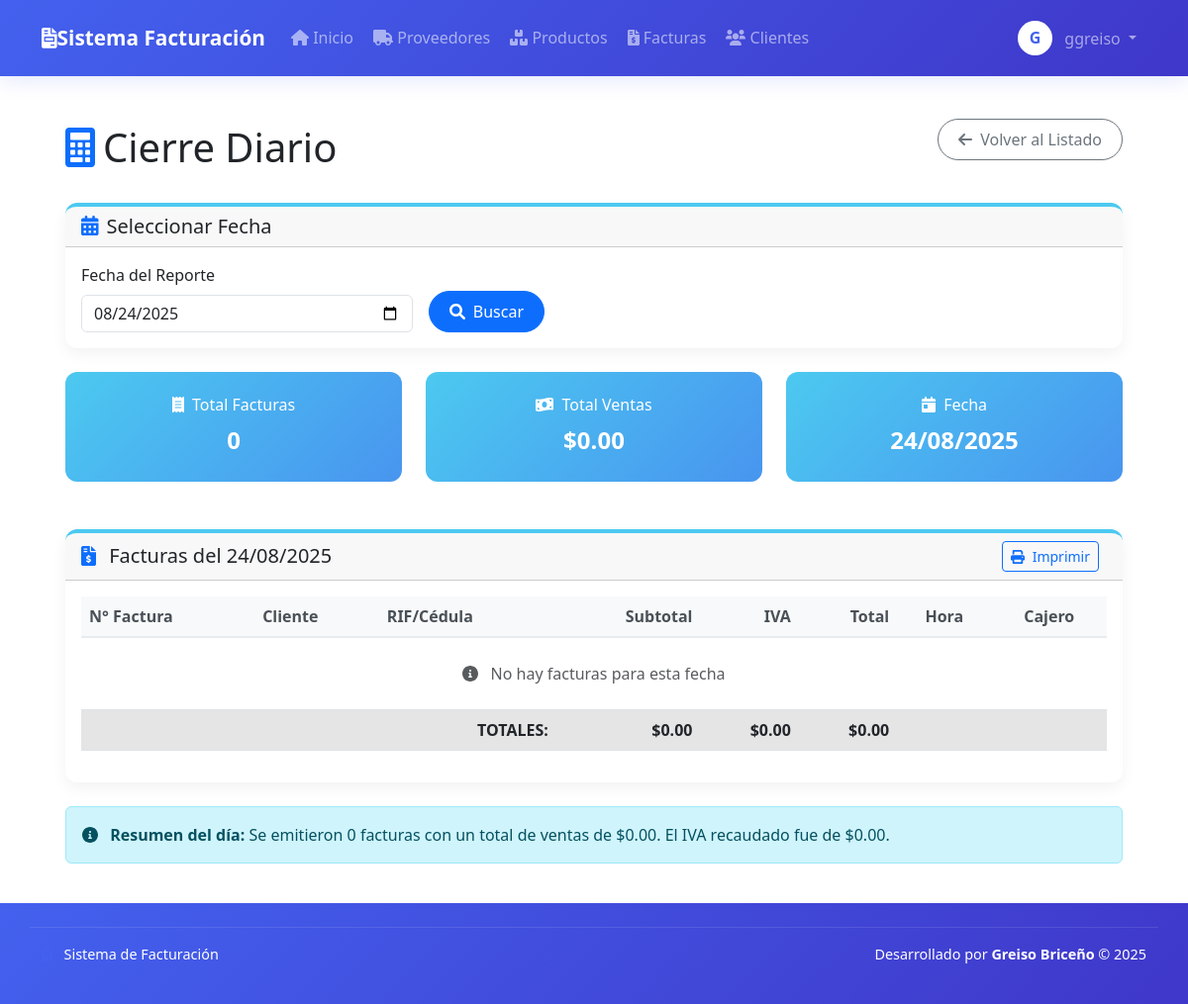
Page /facturacion/modules/invoices/cierre_diario.php?date=2025-08-24 (signed in) on the earlier database version.
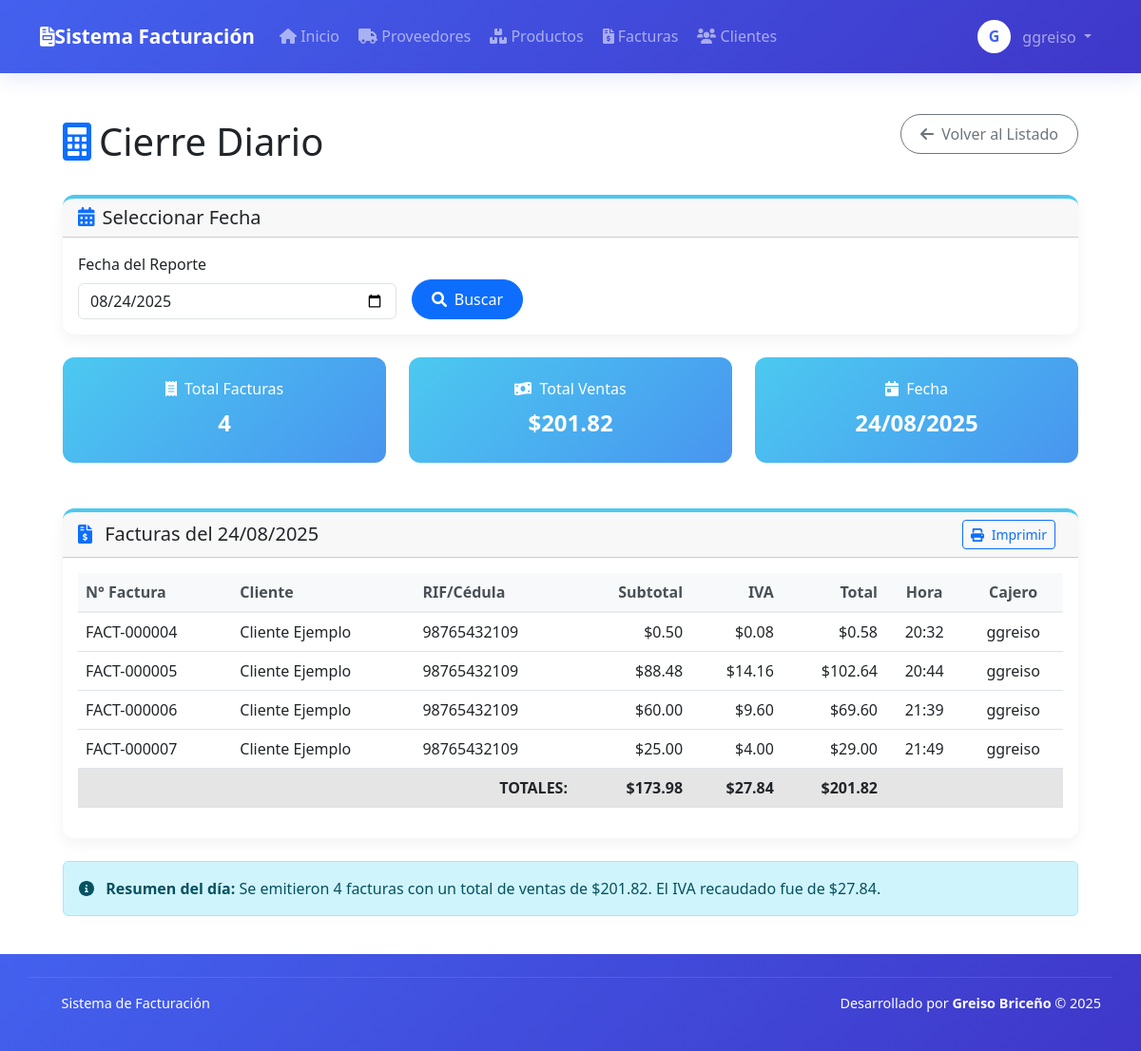
Same page on the later database version.
### tables this page shows
CREATE TABLE `invoices` (
  `id` int(11) NOT NULL,
  `invoice_number` varchar(20) NOT NULL,
  `client_id` int(11) NOT NULL,
  `date` date NOT NULL,
  `subtotal` decimal(10,2) NOT NULL,
  `tax` decimal(10,2) NOT NULL,
  `total` decimal(10,2) NOT NULL,
  `user_id` int(11) NOT NULL,
  `updated_by` int(11) DEFAULT NULL,
  `action_type` enum('created','updated','deleted') DEFAULT 'created',
  `status` varchar(20) NOT NULL DEFAULT 'pending',
  `created_at` timestamp NOT NULL DEFAULT CURRENT_TIMESTAMP,
  `updated_at` timestamp NULL DEFAULT NULL ON UPDATE CURRENT_TIMESTAMP
);

CREATE TABLE `clients` (
  `id` int(11) NOT NULL,
  `name` varchar(100) NOT NULL,
  `ruc` varchar(20) DEFAULT NULL,
  `address` text,
  `phone` varchar(20) DEFAULT NULL,
  `email` varchar(100) DEFAULT NULL,
  `created_at` timestamp NOT NULL DEFAULT CURRENT_TIMESTAMP,
  `updated_at` timestamp NULL DEFAULT NULL ON UPDATE CURRENT_TIMESTAMP,
  `created_by` int(11) DEFAULT NULL,
  `updated_by` int(11) DEFAULT NULL,
  `action_type` enum('created','updated','deleted') DEFAULT 'created'
);

CREATE TABLE `users` (
  `id` int(11) NOT NULL,
  `username` varchar(50) NOT NULL,
  `password` varchar(255) NOT NULL,
  `role` varchar(20) NOT NULL DEFAULT 'user',
  `created_at` timestamp NOT NULL DEFAULT CURRENT_TIMESTAMP
);

### facturacion/modules/invoices/cierre_diario.php (the view, shortened to what the changed rows need)
<?php
$report_date = isset($_GET['date']) ? $_GET['date'] : date('Y-m-d');
$sql = "SELECT i.*, c.name as client_name, c.ruc as client_ruc,
               u.username as cashier_name
        FROM invoices i
        LEFT JOIN clients c ON i.client_id = c.id
        LEFT JOIN users u ON i.user_id = u.id
        WHERE i.date = ?
        ORDER BY i.created_at ASC";
$stmt = $conn->prepare($sql);
$stmt->bind_param("s", $report_date);
$stmt->execute();
$invoices = $stmt->get_result()->fetch_all(MYSQLI_ASSOC);
$total_facturas = count($invoices);
$total_ventas = 0;
$total_iva = 0;
$total_subtotal = 0;
foreach ($invoices as $invoice) {
    $total_ventas += $invoice['total'];
    $total_iva += $invoice['tax'];
    $total_subtotal += $invoice['subtotal'];
}
require_once dirname(__DIR__, 2) . '/includes/header.php';
?>
<div class="container-fluid px-4">
    <div class="d-flex justify-content-between align-items-center mb-4">
        <h1 class="mt-4"><i class="fas fa-calculator me-2 text-primary"></i>Cierre Diario</h1>
    </div>
    <?php if ($report_date): ?>
    <div class="row mb-4">
        <div class="col-md-4">
            <div class="summary-card text-center">
                <h6><i class="fas fa-receipt me-1"></i> Total Facturas</h6>
                <div class="summary-value"><?= $total_facturas ?></div>
            </div>
        </div>
        <div class="col-md-4">
            <div class="summary-card text-center">
                <h6><i class="fas fa-money-bill-wave me-1"></i> Total Ventas</h6>
                <div class="summary-value">$<?= number_format($total_ventas, 2) ?></div>
            </div>
        </div>
        <div class="col-md-4">
            <div class="summary-card text-center">
                <h6><i class="fas fa-calendar-day me-1"></i> Fecha</h6>
                <div class="summary-value"><?= date('d/m/Y', strtotime($report_date)) ?></div>
            </div>
        </div>
    </div>
    <div class="card card-module mb-4">
        <div class="card-header card-header-module d-flex justify-content-between align-items-center">
            <h5 class="card-title mb-0">
                <i class="fas fa-file-invoice-dollar me-2 text-primary"></i>
                Facturas del <?= date('d/m/Y', strtotime($report_date)) ?>
            </h5>
            <div class="no-print">
                <button onclick="window.print()" class="btn btn-sm btn-outline-primary me-2">
                    <i class="fas fa-print me-1"></i> Imprimir
                </button>
            </div>
        </div>
        <div class="card-body">
            <div class="table-responsive">
                <table class="table table-module">
                    <thead>
                        <tr>
                            <th>N° Factura</th>
                            <th>Cliente</th>
                            <th>RIF/Cédula</th>
                            <th class="text-end">Subtotal</th>
                            <th class="text-end">IVA</th>
                            <th class="text-end">Total</th>
                            <th class="text-center">Hora</th>
                            <th class="text-center">Cajero</th>
                        </tr>
                    </thead>
                    <tbody>
                        <?php if (empty($invoices)): ?>
                            <tr>
                                <td colspan="8" class="text-center py-4 text-muted">
                                    <i class="fas fa-info-circle me-2"></i> No hay facturas para esta fecha
                                </td>
                            </tr>
                        <?php else: ?>
                            <?php foreach ($invoices as $invoice): ?>
                            <tr>
                                <td><?= $invoice['invoice_number'] ?></td>
                                <td><?= htmlspecialchars($invoice['client_name']) ?></td>
                                <td><?= $invoice['client_ruc'] ?></td>
                                <td class="text-end">$<?= number_format($invoice['subtotal'], 2) ?></td>
                                <td class="text-end">$<?= number_format($invoice['tax'], 2) ?></td>
                                <td class="text-end">$<?= number_format($invoice['total'], 2) ?></td>
                                <td class="text-center"><?= date('H:i', strtotime($invoice['created_at'])) ?></td>
                                <td class="text-center"><?= $invoice['cashier_name'] ?></td>
                            </tr>
                            <?php endforeach; ?>
                        <?php endif; ?>
                    </tbody>
                    <tfoot>
                        <tr class="table-active">
                            <th colspan="3" class="text-end">TOTALES:</th>
                            <th class="text-end">$<?= number_format($total_subtotal, 2) ?></th>
                            <th class="text-end">$<?= number_format($total_iva, 2) ?></th>
                            <th class="text-end">$<?= number_format($total_ventas, 2) ?></th>
                            <th colspan="2"></th>
                        </tr>
                    </tfoot>
                </table>
            </div>
        </div>
    </div>
    <div class="row no-print">
        <div class="col-12">
            <div class="alert alert-info">
                <i class="fas fa-info-circle me-2"></i>
                <strong>Resumen del día:</strong> Se emitieron <?= $total_facturas ?> facturas con un total de ventas de $<?= number_format($total_ventas, 2) ?>.
                El IVA recaudado fue de $<?= number_format($total_iva, 2) ?>.
            </div>
        </div>
    </div>
    <?php endif; ?>
</div>
<?php
require_once dirname(__DIR__, 2) . '/includes/footer.php';
?>

Differences in the rows shown:
added invoices: invoice_number "FACT-000004", client.name "Cliente Ejemplo", client.ruc "98765432109", subtotal "0.50", tax "0.08", total "0.58", created_at "20:32", user.username "ggreiso"
added invoices: invoice_number "FACT-000005", client.name "Cliente Ejemplo", client.ruc "98765432109", subtotal "88.48", tax "14.16", total "102.64", created_at "20:44", user.username "ggreiso"
added invoices: invoice_number "FACT-000006", client.name "Cliente Ejemplo", client.ruc "98765432109", subtotal "60.00", tax "9.60", total "69.60", created_at "21:39", user.username "ggreiso"
added invoices: invoice_number "FACT-000007", client.name "Cliente Ejemplo", client.ruc "98765432109", subtotal "25.00", tax "4.00", total "29.00", created_at "21:49", user.username "ggreiso"
Other differences:
$total_facturas: "0" → "4"
$total_ventas: "0.00" → "201.82"
$total_subtotal: "0.00" → "173.98"
$total_iva: "0.00" → "27.84"
text no longer shown: "No hay facturas para esta fecha"
